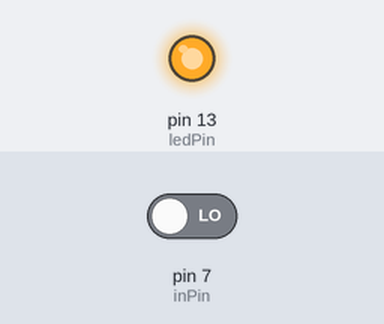
Recording of a sketch running on a simulated Arduino Uno, built with avr-gcc and run on an emulated ATmega328P. Shown: output pins drawn as LEDs (lit = HIGH). The test bench sets the inputs (shaded band); at power-on: pin 7 (inPin) LOW.

Above: at 1.2 s.
1.3 s: pin 7 (inPin) driven HIGH
At 2.4 s:
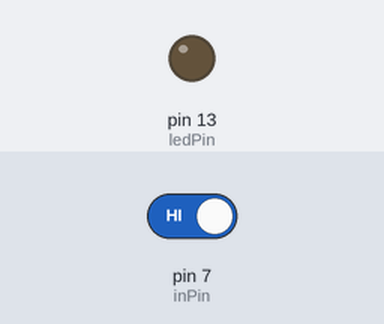
2.8 s: pin 7 (inPin) driven LOW
At 3.5 s:
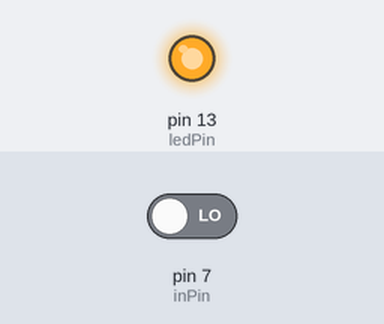
Timing chart, 0 to 5.8 s (numbered marks = the images above; inputs shaded):
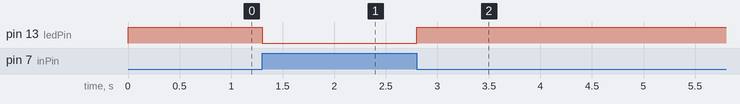

Measured:
- after the input at 1.3 s, pin 13 (ledPin): HIGH → LOW at once
- after the input at 2.8 s, pin 13 (ledPin): LOW → HIGH at once

The sketch:

push_buttons.ino
```cpp
int ledPin = 13; // choose the pin for the LED
int inPin = 7;   // choose the input pin (for a pushbutton)
int val = 0;     // variable for reading the pin status

void setup() {
  pinMode(ledPin, OUTPUT);  // declare LED as output
  pinMode(inPin, INPUT);    // declare pushbutton as input
}

void loop(){
  val = digitalRead(inPin);  // read input value
  Serial.println(val);
  if (val == HIGH) {         // check if the input is HIGH (button released)
    digitalWrite(ledPin, LOW);  // turn LED OFF
  } else {
    digitalWrite(ledPin, HIGH);  // turn LED ON
  }
}
```
